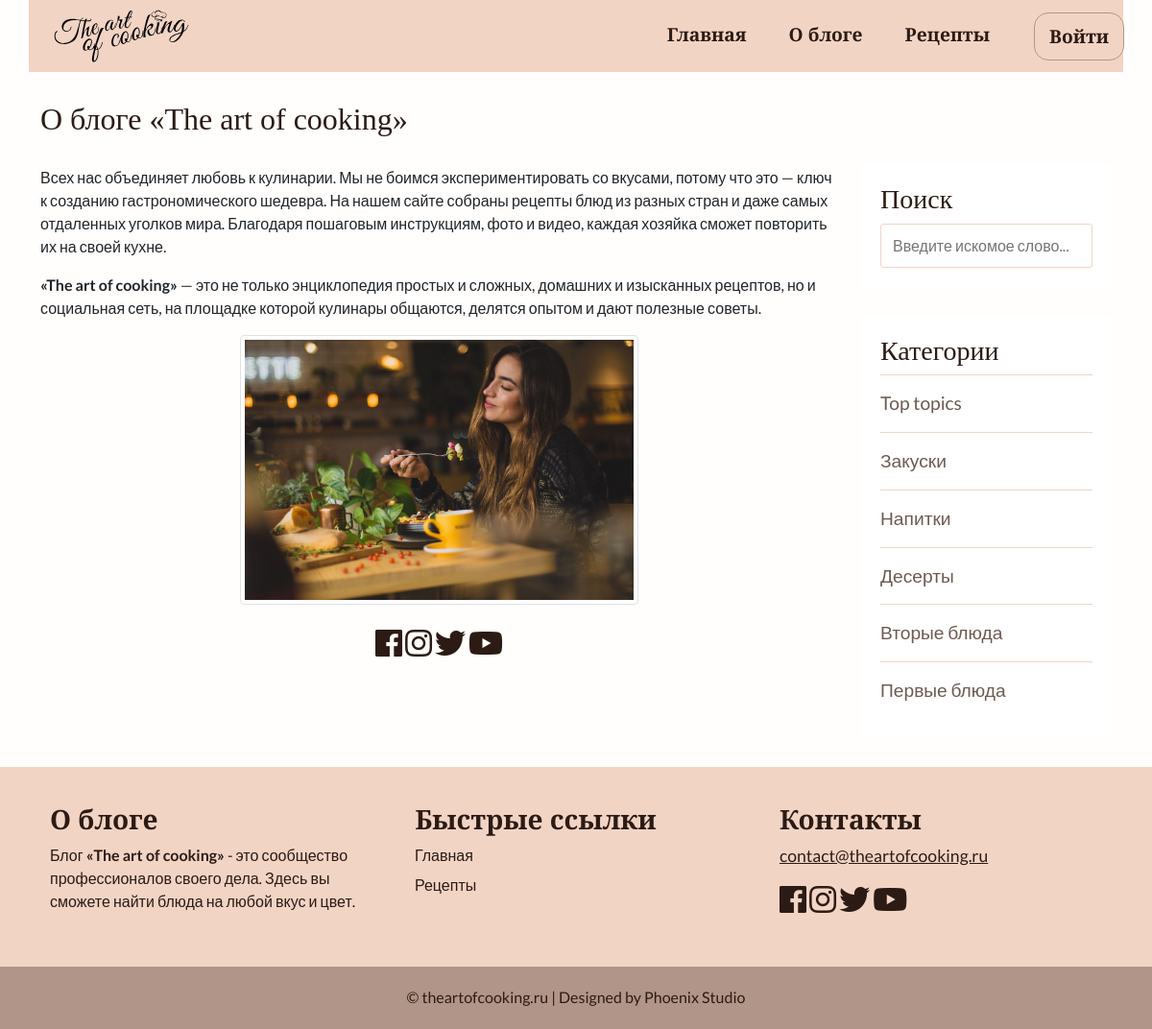
Page /about.php on the committed database.
### tables this page shows
CREATE TABLE `topics` (
  `id` int NOT NULL,
  `name` varchar(121) NOT NULL,
  `description` text NOT NULL
);

### app/database/db.php (called while the page is built, shortened)
<?php
require 'connect.php';
function dbCheckError($query){
    $errInfo = $query->errorInfo();
    return true;
}
function selectAll($table, $params = []){
    global $pdo;
    $sql = "SELECT * FROM $table";
    $query = $pdo->prepare($sql);
    $query->execute();
    return $query->fetchAll();
}

### app/controllers/topics.php (called while the page is built, shortened)
<?php
include SITE_ROOT . "/app/database/db.php";
$topics = selectAll('topics');

### about.php (the view, shortened to what this page needs)
<?php
    include "app/controllers/topics.php";
?>
<!doctype html>
<html lang="en">
<head>
    <link href="https://cdn.jsdelivr.net/npm/bootstrap@5.0.0-beta2/dist/css/bootstrap.min.css" rel="stylesheet"
>
    <link rel="stylesheet" href="https://use.fontawesome.com/releases/v5.7.2/css/all.css"
>
    <link rel="stylesheet" href="assets/css/style.css">
</head>
<body>
    <?php include("app/include/header.php"); ?>
    <div class="container">
        <div class="content row">
            <div class="main-content col-md-9 col-12">
                <h2>О блоге &laquo;The art of cooking&raquo;</h2>
                <p>
                    Всех нас объединяет любовь к кулинарии. Мы не боимся экспериментировать со вкусами, потому что это —
                    ключ к созданию гастрономического шедевра. На нашем сайте собраны рецепты блюд из разных стран и
                    даже самых отдаленных уголков мира. Благодаря пошаговым инструкциям, фото и видео, каждая хозяйка
                    сможет повторить их на своей кухне.
                </p>
                <p>
                <b>&laquo;The art of cooking&raquo;</b> — это не только энциклопедия простых и сложных, домашних и изысканных рецептов,
                    но и социальная сеть, на площадке которой кулинары общаются, делятся опытом и дают полезные советы.
                </p>
                <img src="assets/images/about.jpg" alt="Photo" class="mx-auto d-block w-50 img-thumbnail">
                <br>
                <div class="text-center socials">
                    <a href="#"><i class="fa-2x fab fa-facebook"></i></a>
                    <a href="#"><i class="fa-2x fab fa-instagram"></i></a>
                    <a href="#"><i class="fa-2x fab fa-twitter"></i></a>
                    <a href="#"><i class="fa-2x fab fa-youtube"></i></a>
                </div>
            </div>
            <div class="sidebar col-md-3 col-12">
                <div class="section search">
                    <h3>Поиск</h3>
                    <form action="search.php" method="post">
                        <input type="text" name="search-term" class="text-input" placeholder="Введите искомое слово...">
                    </form>
                </div>
                <div class="section topics">
                    <h3>Категории</h3>
                    <ul>
                        <?php foreach ($topics as $key => $topic): ?>
                        <li>
                            <a href="<?=BASE_URL . 'category.php?id=' . $topic['id']; ?>"><?=$topic['name']; ?></a>
                        </li>
                        <?php endforeach; ?>
                    </ul>
                </div>
            </div>
        </div>
    </div>
    <?php include("app/include/footer.php"); ?>
</body>
</html>

### assets/css/style.css (style rules this page uses)
* { font-family: 'Lato', sans-serif; }
html, h1, h2, h3, h4, h5, h6 { font-family: "Playfair Display"; color: #2C1B14; }
body { background: #fffefd; display: flex; min-height: 100vh; flex-direction: column; }
a { text-decoration: none; color: inherit; }
.main-content h2 { margin: 30px 0; }
.search { margin-top: 96px; }
input { padding: 10px 12px; display: block; width: 100%; border-radius: 3px; border: 1px solid #F2D4C5; line-height: 1.5rem; font-size: 1rem; }
.sidebar .section { background: #ffffff; padding: 20px; border-radius: 3px; margin-bottom: 30px; }
.sidebar .topics ul { margin: 0px; padding: 0px; list-style: none; }
.sidebar .topics ul li a { display: block; padding: 15px 0px 15px 0px; border-top: 1px solid #F2D4C5; transition: all 0.3s; text-decoration: none; font-weight: 500; color: #6d5a52; font-size: 1.2em; }
.socials a { color: #2C1B14; }

### rows in the picture
topics: name "Top topics"
topics: name "Закуски"
topics: name "Напитки"
topics: name "Десерты"
topics: name "Вторые блюда"
topics: name "Первые блюда"
